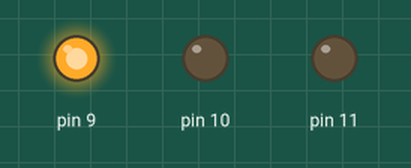
Recording of a sketch running on a simulated Arduino Uno, built with avr-gcc and run on an emulated ATmega328P. On the bench: output pins drawn as LEDs (lit = HIGH).

Above: at 0.1 s.
At 5.1 s:
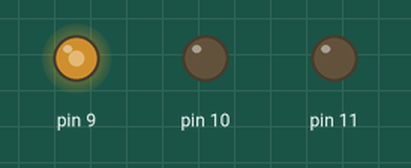
At 18.1 s:
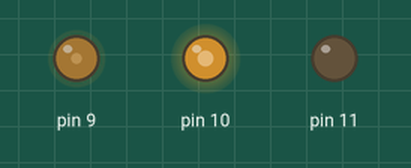
At 24.1 s:
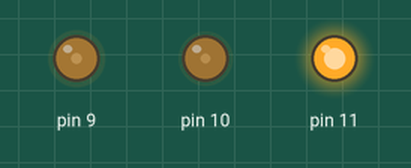
At 29.1 s:
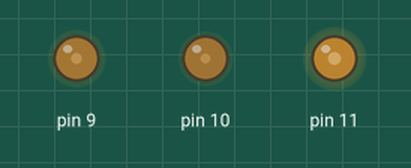
At 38.1 s:
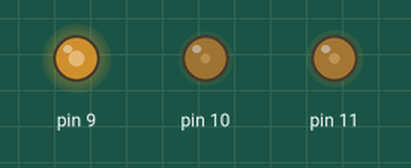
Timing chart, 0 to 39.6 s (numbered marks = the images above):
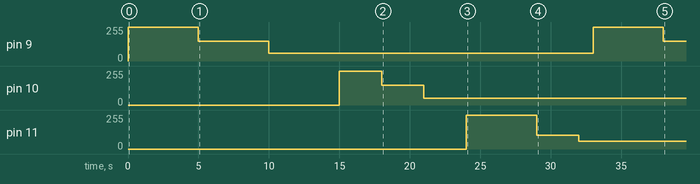

Measured:
- by itself, pin 9: 0/255 → 255/255 at 0.00 s, → 150/255 5.0 s later, → 60/255 5.0 s later, → 255/255 23.0 s later, … (5 changes in this stretch)
- by itself, pin 10: 0/255 → 255/255 at 15.0 s, → 150/255 3.0 s later, → 50/255 3.0 s later
- by itself, pin 11: 0/255 → 255/255 at 24.0 s, → 104/255 5.0 s later, → 60/255 3.0 s later

The sketch:

LED_Turn_on_off_using_IOT.ino
```cpp
void setup()
{
  pinMode(9, OUTPUT);
  pinMode(10, OUTPUT);
  pinMode(11, OUTPUT);
}

void loop()
{
  //The analogue value can take from 0 to 255
  analogWrite(9, 255);
  delay(5000);
  analogWrite(9, 150);
  delay(5000);
  analogWrite(9, 60);
  delay(5000); // Wait for 1000 millisecond(s)

  analogWrite(10 ,255);
  delay(3000);
  analogWrite(10, 150);
  delay(3000);
  analogWrite(10, 50);
  delay(3000); // Wait for 1000 millisecond(s)

  analogWrite(11, 255);
  delay(5000);
  analogWrite(11, 0150);
  delay(3000);
  analogWrite(11, 60);
  delay(1000); // Wait for 1000 millisecond(s)


}
```
